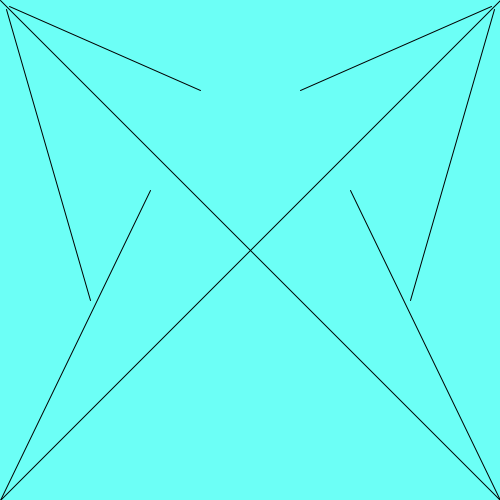
Frame 1 (no input)
Frame 60 (the mouse pressed at the canvas centre just before this capture): identical to frame 1, image omitted
Frame 120 (the mouse held since frame 60 and released just before this capture): identical to frame 1, image omitted

The Processing sketch that drew this single still picture (run headless with seeded random() and noise(); from frame 60 on, the mouse is pressed at the canvas centre):

// Processing sketch: Line_drawing_01
// ── Line_drawing_01.pde
void setup(){
  size(500, 500);
}

void draw(){
  background(#6CFFF6);
  line(0,0,500,500);
  line(0,500,500,0);
  line(6,9,90,300);
  line(9,6,200,90);
  line(width -9, 6, width -200, 90);
  line(width -6, 9, width -90, 300);
  line(0,500,150,190);
  line(width -0, 500, width -150, 190);
}
